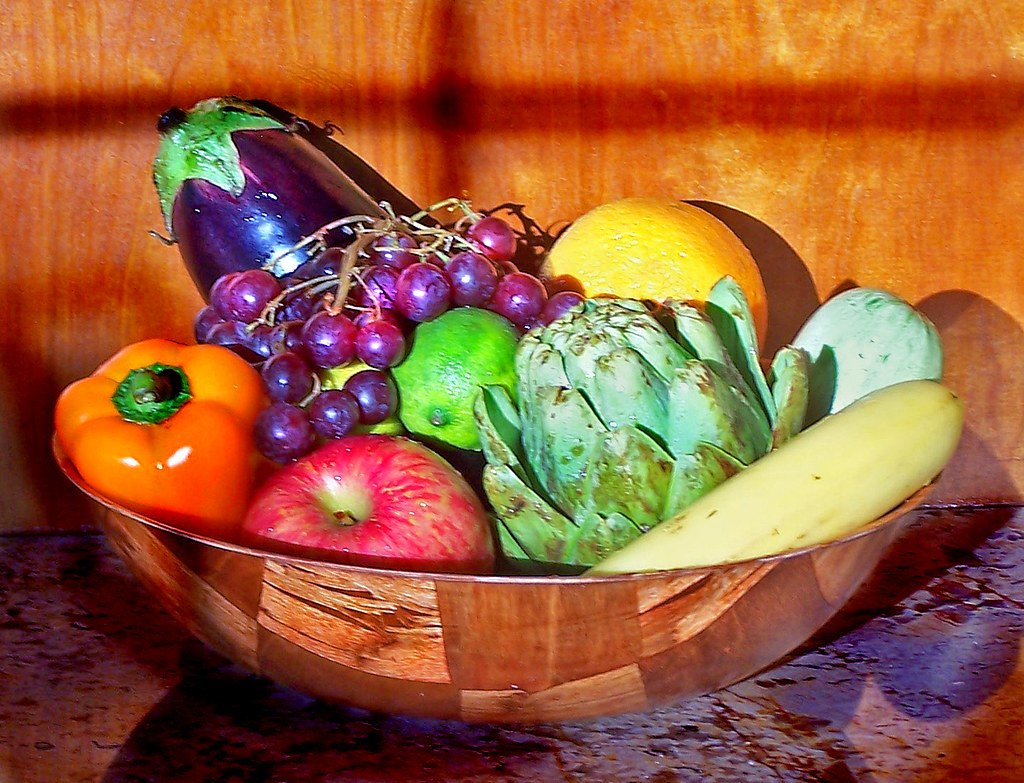
#> input picture Fruits.jpg, 1024 x 783 px
$ python ThresholdHistograms.py
#> lines starting #> are read from the running program, lines starting #| are printed output that depends on the picture; after the words box and inside, x2 and y2 are one past the last pixel; in counts of white or black regions, pixels touching at a corner belong together
# CODE MAP of ThresholdHistograms.py
# Settings        file name, the seven thresholds of Task1.py and their working ranges
# Sample outlines rough outlines of the three fruits, used only to collect sample pixels
# Load image      read Fruits.jpg, compute R, G, B, the ratios and relative brightness
# Pixel groups    pixels inside each outline (one fruit) and pixels outside all outlines (the rest)
# Histograms      one histogram per colour condition: the fruit against the rest, threshold marked
# Pass rates      share of fruit pixels and of other pixels that pass each condition and each full rule
# AI use          Claude Opus 5.5 (claude.ai), default settings
#
# What this file is for: it shows how the thresholds in Task1.py were chosen (Week 1 slide 29:
# use a histogram to place a threshold). It is NOT part of the Task 1 method. The outlines below
# are drawn by hand only to collect example pixels for the histograms; Task1.py contains no
# coordinates and no hand-drawn masks.
# Run from the folder that contains Fruits.jpg:  python ThresholdHistograms.py

# %% Settings
import numpy as np
import matplotlib.pyplot as plt
from matplotlib.path import Path

IMAGE_FILE = 'Fruits.jpg'
# name: (value used in Task1.py, working range found by moving it alone)
THRESHOLDS = {
    'CAPS_B_MAX':       (0.05, (0.005, 0.10)),
    'CAPS_BRIGHT_MIN':  (0.9,  (0.65, 1.15)),
    'APPLE_G_MAX':      (0.6,  (0.3, 0.85)),
    'APPLE_BG_MIN':     (-0.1, (-0.2, 0.1)),
    'APPLE_BRIGHT_MIN': (0.8,  (0.5, 1.2)),
    'LEMON_G_MIN':      (0.75, (0.6, 0.9)),
    'LEMON_B_MAX':      (0.4,  (0.2, 0.6)),
}

# %% Sample outlines
# (x, y) corners of a rough outline around what is visible of each fruit, in the original
# (not mirrored) image. x = column from the left, y = row from the top.
OUTLINES = {
    'capsicum': [(60, 395), (75, 372), (100, 358), (140, 348), (180, 346), (215, 352), (245, 368),
                 (265, 392), (268, 420), (262, 460), (255, 500), (240, 530), (215, 540), (180, 528),
                 (140, 510), (100, 490), (70, 470), (55, 440), (55, 415)],
    'apple':    [(245, 470), (280, 445), (330, 433), (390, 430), (440, 440), (475, 465), (495, 500),
                 (500, 555), (400, 555), (300, 545), (245, 535), (238, 500)],
    'lemon':    [(555, 265), (575, 230), (610, 205), (655, 197), (700, 203), (740, 225), (765, 265),
                 (770, 300), (762, 340), (745, 345), (735, 300), (715, 285), (690, 290), (670, 300),
                 (640, 295), (600, 292), (575, 290), (560, 285)],
}

# %% Load image
img = plt.imread(IMAGE_FILE)
#> img is the input picture: shape (783, 1024, 3); mean R, G, B 154.8, 93.3, 56.2
H, W, _ = img.shape
#> H = 783; W = 1024
I = img.astype(float)
R, G, B = I[:, :, 0], I[:, :, 1], I[:, :, 2]
Rsafe = np.maximum(R, 1)                    # avoid dividing by 0 where R = 0
grey = (R + G + B) / 3
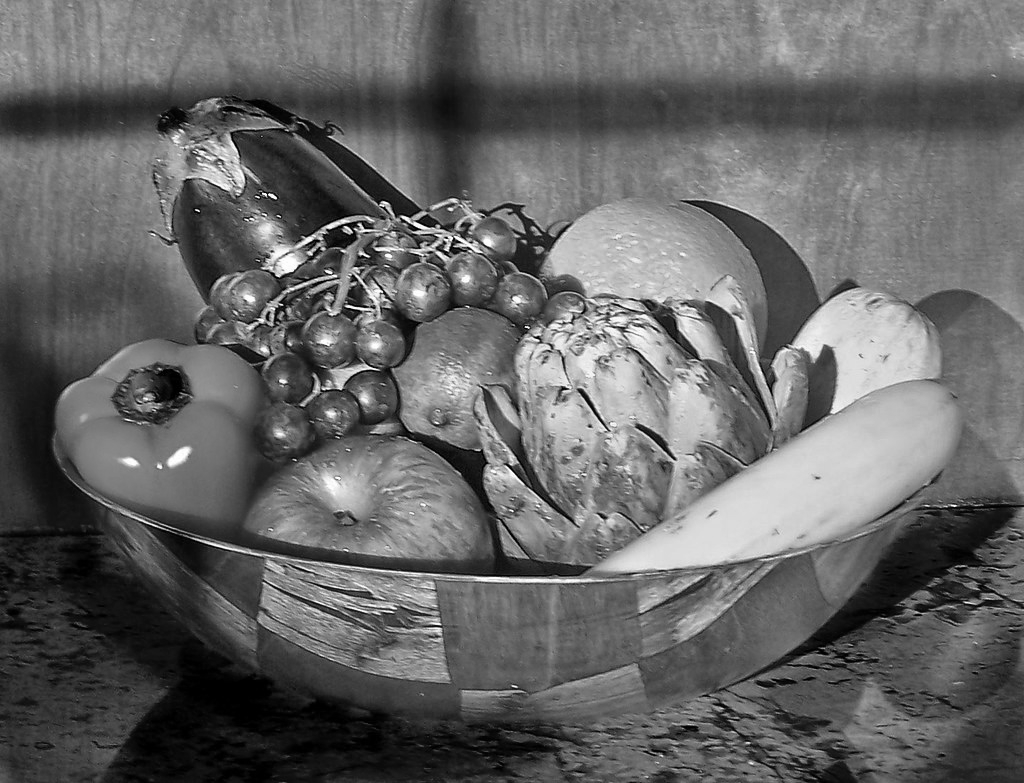
#> grey: shape (783, 1024) float64; min 0, max 255, mean 101.4
features = {                                # the quantities the Task1.py rules compare
    'B/R': B / Rsafe,
    'G/R': G / Rsafe,
    '(B-G)/R': (B - G) / Rsafe,
    'bright': grey / grey.mean(),
}

# %% Pixel groups
X, Y = np.meshgrid(np.arange(W), np.arange(H))
points = np.column_stack([X.ravel(), Y.ravel()])
inside = {f: Path(c).contains_points(points).reshape(H, W) for f, c in OUTLINES.items()}
rest = ~(inside['capsicum'] | inside['apple'] | inside['lemon'])

# %% Histograms
# (fruit, feature, threshold name, which side is kept, x-axis range)
PANELS = [
    ('capsicum', 'B/R',     'CAPS_B_MAX',       'below', (0, 1.2)),
    ('capsicum', 'bright',  'CAPS_BRIGHT_MIN',  'above', (0, 2.6)),
    ('apple',    'G/R',     'APPLE_G_MAX',      'below', (0, 1.6)),
    ('apple',    '(B-G)/R', 'APPLE_BG_MIN',     'above', (-1, 1)),
    ('apple',    'bright',  'APPLE_BRIGHT_MIN', 'above', (0, 2.6)),
    ('lemon',    'G/R',     'LEMON_G_MIN',      'above', (0, 1.6)),
    ('lemon',    'B/R',     'LEMON_B_MAX',      'below', (0, 1.2)),
]
COLOURS = {'capsicum': '#e0680f', 'apple': '#cc2940', 'lemon': '#c99a00'}
SLOTS = [(0, 0), (0, 1), (1, 0), (1, 1), (1, 2), (2, 0), (2, 1)]

fig, axes = plt.subplots(3, 3, figsize=(15, 11))
for (row, col), (fruit, feat, tname, side, xr) in zip(SLOTS, PANELS):
    ax = axes[row, col]
    value, (lo, hi) = THRESHOLDS[tname]
    bins = np.linspace(xr[0], xr[1], 81)
    v = np.clip(features[feat], xr[0], xr[1])             # out-of-range values go in the end bins
    ax.hist(v[rest], bins=bins, density=True, color='0.6', alpha=0.6, label='rest of the image')
    ax.hist(v[inside[fruit]], bins=bins, density=True, color=COLOURS[fruit], alpha=0.65, label=fruit)
    ax.axvspan(lo, hi, color='tab:blue', alpha=0.10)          # working range (blue band)
    ax.axvline(value, color='k', lw=1.5)                       # value used in Task1.py
    sign = '<' if side == 'below' else '>'
    ax.set_title(f'{fruit}: keep {feat} {sign} {value}   (works {lo} to {hi})', fontsize=10.5)
    ax.set_xlabel(feat)
    ax.set_ylabel('share of pixels (density)')
    ax.set_xlim(xr)
    if fruit == 'capsicum' and feat == 'B/R':                  # its spike at 0 would flatten the rest
        peak = np.histogram(v[inside[fruit]], bins=bins, density=True)[0].max()
        ax.set_ylim(0, 8)
        ax.annotate(f'capsicum bar at 0\nreaches {peak:.0f}', xy=(0.0, 7.6), xytext=(0.25, 6),
                    fontsize=8.5, arrowprops=dict(arrowstyle='->', lw=0.8))
    ax.legend(fontsize=8.5, loc='best', framealpha=0.85)
    ax.grid(alpha=0.3)
#> this loop made 7 passes
#> peak on pass 1: 51.86
#> pass 1, `v = np.clip(features[feat], xr[0], xr[1])`:
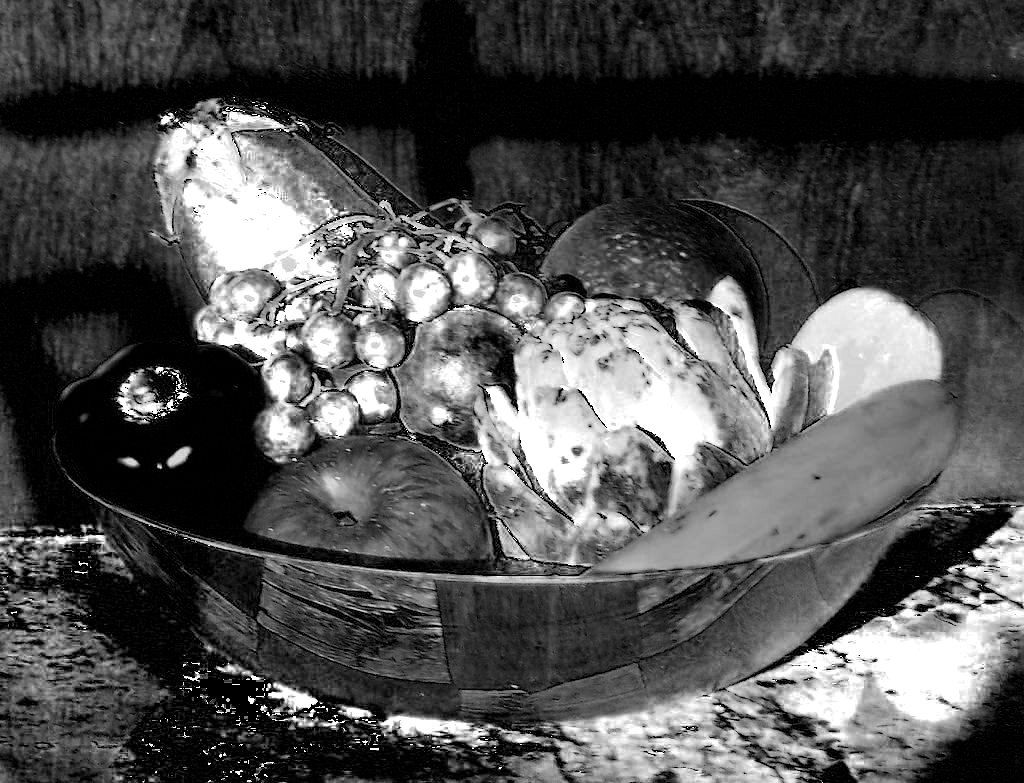
#> v: shape (783, 1024) float64; min 0, max 1.2, mean 0.378; drawn with min black and max white
#> pass 3, `v = np.clip(features[feat], xr[0], xr[1])`:
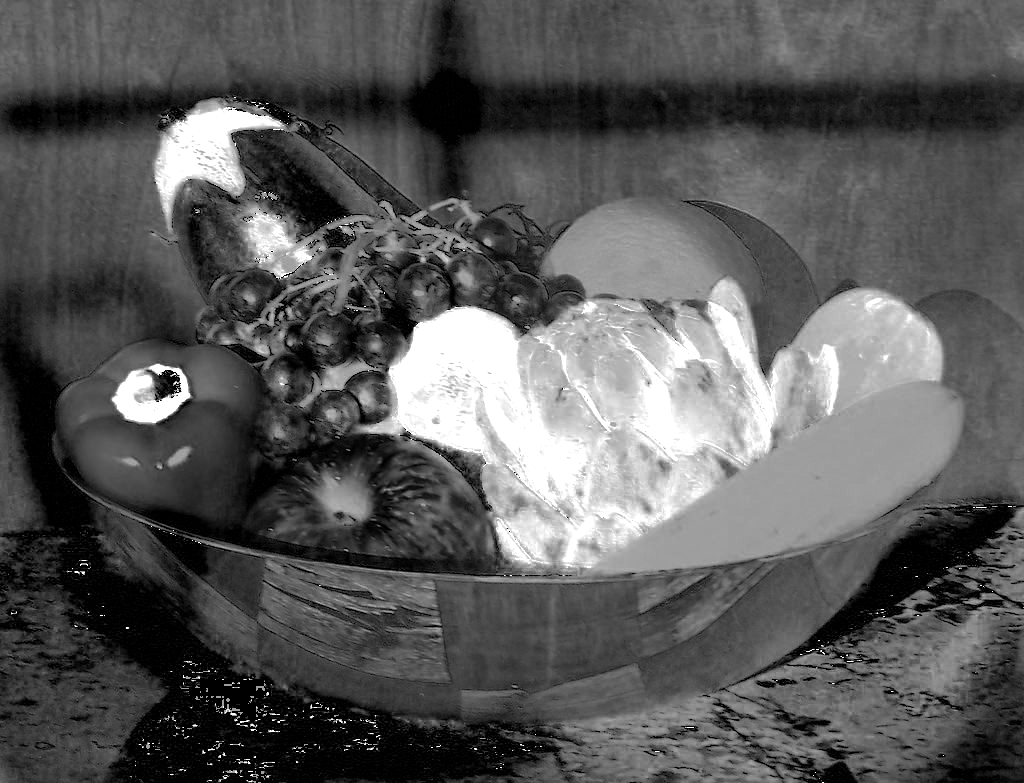
#> v: shape (783, 1024) float64; min 0, max 1.6, mean 0.564; drawn with min black and max white

# the two free slots: the sample outlines, and a note on reading the plots
ax = axes[0, 2]
ax.imshow(img)
for fruit, corners in OUTLINES.items():
    c = np.array(corners + [corners[0]])
    ax.plot(c[:, 0], c[:, 1], color='white', lw=2)
    ax.text(c[:, 0].min(), c[:, 1].min() - 10, fruit, color='white', fontsize=9, fontweight='bold')
ax.set_title('Rough outlines used to collect sample pixels\n(this file only, not in Task1.py)', fontsize=10)
ax.set_xlabel('x (pixels)')
ax.set_ylabel('y (pixels)')
ax = axes[2, 2]
ax.axis('off')
ax.text(0, 1, 'How to read these plots\n\n'
        'Coloured: pixels of that fruit.\nGrey: every pixel outside the three outlines.\n'
        'Black line: the value in Task1.py.\nBlue band: range over which all three fruits\nare still found (moving that value alone).\n'
        'Each histogram is scaled to area 1, so the two\nshapes compare directly.\n\n'
        'A threshold goes where the fruit\'s pixels mostly\nlie on one side and the rest on the other.\n'
        'No single condition removes everything else:\neach rule needs its conditions together\n(see the pass rates printed in the terminal).\n\n'
        'Ratios do not change with darkFactor,\nso one set of histograms covers 0.6 to 1.0.',
        va='top', fontsize=10)
fig.suptitle('How the Task1.py thresholds were placed: colour ratios, each fruit against the rest of Fruits.jpg', fontsize=13)
plt.tight_layout()

# %% Pass rates
def passes(feat, tname, side):
    value = THRESHOLDS[tname][0]
    return features[feat] < value if side == 'below' else features[feat] > value

print(f'{"condition":34s} {"fruit pixels kept":>18s} {"other pixels kept":>18s}')
for fruit in ['capsicum', 'apple', 'lemon']:
    full = np.ones((H, W), dtype=bool)
    for f2, feat, tname, side, _ in PANELS:
        if f2 != fruit:
            continue
        m = passes(feat, tname, side)
        full &= m
        cond = f'{feat} {"<" if side == "below" else ">"} {THRESHOLDS[tname][0]}'
        print(f'{fruit + ": " + cond:34s} {100 * m[inside[fruit]].mean():17.1f}% {100 * m[rest].mean():17.1f}%')
    print(f'{fruit + ": all conditions together":34s} {100 * full[inside[fruit]].mean():17.1f}% '
          f'{100 * full[rest].mean():17.1f}%   ({full[rest].sum()} other pixels)')
    print()
#> this loop made 3 passes
#| apple: all conditions together                  59.5%               4.1%   (29504 other pixels)
#| lemon: all conditions together                  47.3%               2.2%   (16137 other pixels)
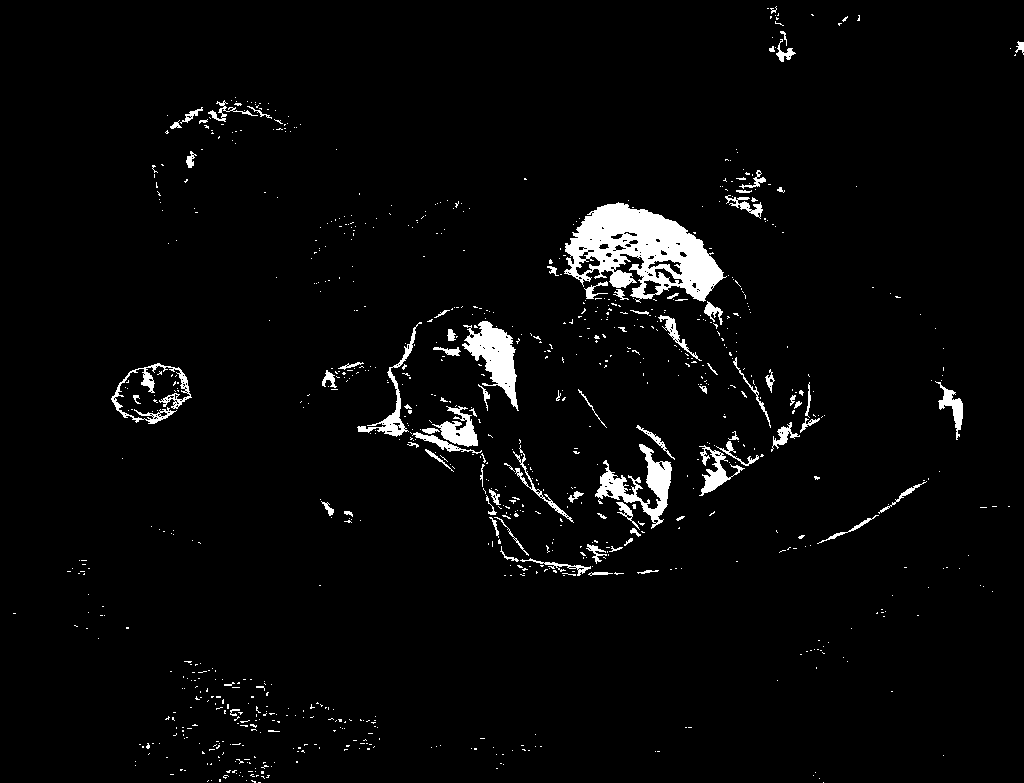
#> full: shape (783, 1024) bool; 3.3% white; 901 white regions (818 under 20 px), largest, box (x1, y1, x2, y2) and area: (564, 202, 727, 303) 8545, (462, 321, 519, 411) 2219, (595, 444, 672, 529) 2026
plt.show()
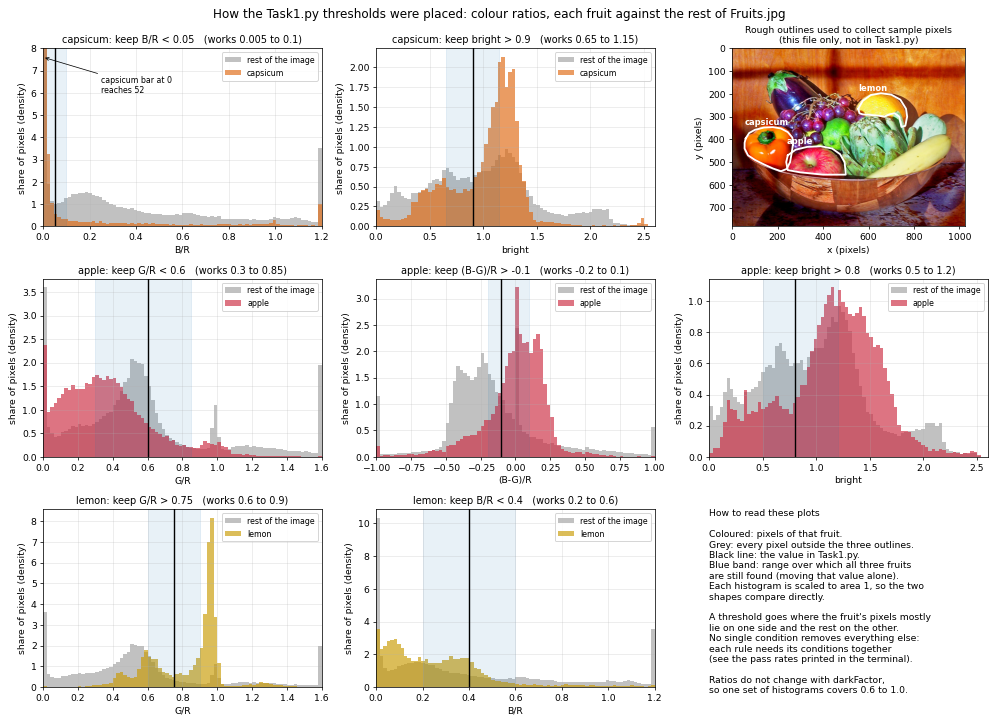
#> figure drawn by matplotlib, 8 panels; panel 1: tallest bar 10.34 high, from x = 0 to 0.015; panel 1: tallest bar 51.86 high, from x = 0 to 0.015; panel 2: tallest bar 0.972 high, from x = 1.2 to 1.24; panel 2: tallest bar 2.13 high, from x = 1.17 to 1.2
